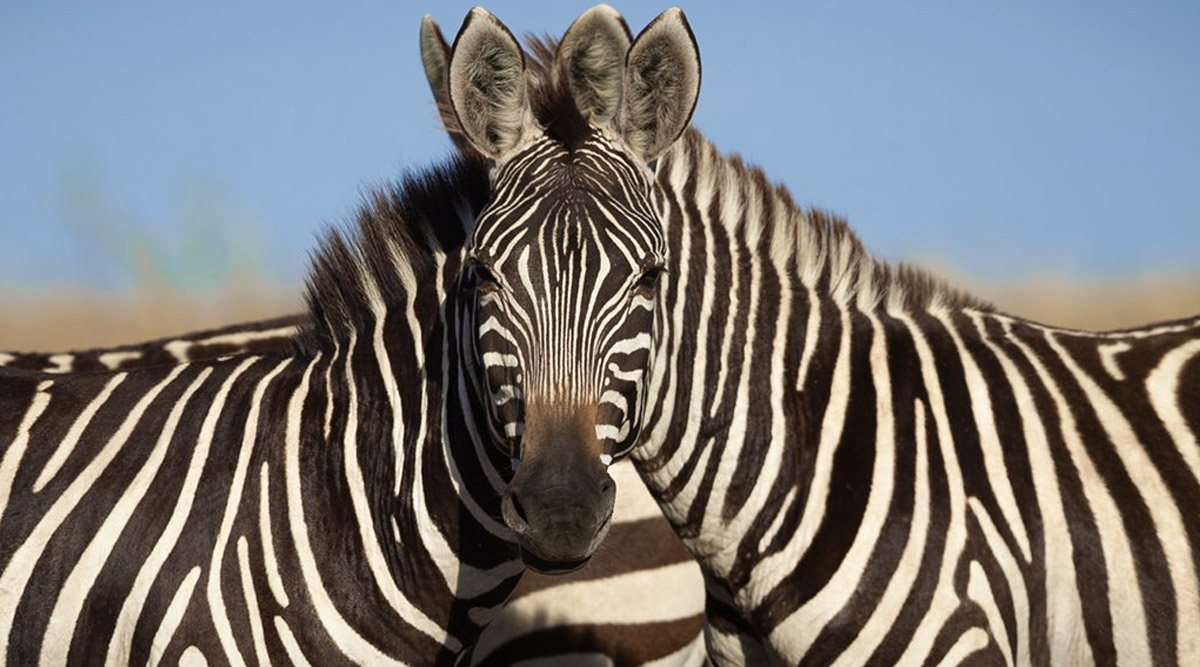
#> input picture rgb_example.png, 1200 x 667 px
$ python Processor.py rgb_example.png
#> lines starting #> are read from the running program, lines starting #| are printed output that depends on the picture
#> in check, img is the input picture: shape (667, 1200, 3) float32; mean R, G, B 0.484, 0.48, 0.481
### custom_classes.py
#!/usr/bin/python3

import numpy as np
import matplotlib.pyplot as plt
import sys
import os
from matplotlib.widgets import Button


class grayscale():
    '''
        class called when the processor input is a grayscale image, namely the image dimension is 2

        architecture:
            1. Initialize variables
                - apply fourier transform to the image
                - define constants
                - create a window containing subplots
                - create buttons in the window
            2. Define mouse events
                - mouse connection
                - detect mouse click
                - detect mouse release
                - update the Fourier spectrum and the processed image
            3. Define filters
                - Gaussian High Pass Filter
                - Gaussian Low Pass Filter
            4. Update, save figure, and exit the program:
                - image updated after every mouse event
                - save image if wanted
                - kills the program if wanted
    '''

    # [306 lines left out: functions __init__, undo, connect, click, release, update and 8 more, not called in this run]


class rgb():

    '''
        class called when the processor input is a RGB image, namely the image dimension is 3

        architecture:
            1. Initialize variables
                - apply fourier transform to the image
                - define constants
                - create a window containing subplots
                - create buttons in the window
            2. Define mouse events
                - mouse connection
                - detect mouse click
                - detect mouse release
                - update the Fourier spectrum and the processed image
            3. Define filters
                - Gaussian High Pass Filter
                - Gaussian Low Pass Filter
            4. Update, save figure, and exit the program:
                - image updated after every mouse event
                - save image if wanted
                - kills the program if wanted
    '''

    def __init__(self, image):
        '''
            initialize constants, create window and buttons, and fourier transform the image

            arg: image to be transformed, a 2D array
        '''

        self.img = image
        # flip image upside down to allow the origin be at lower left
        self.img = np.flipud(self.img)
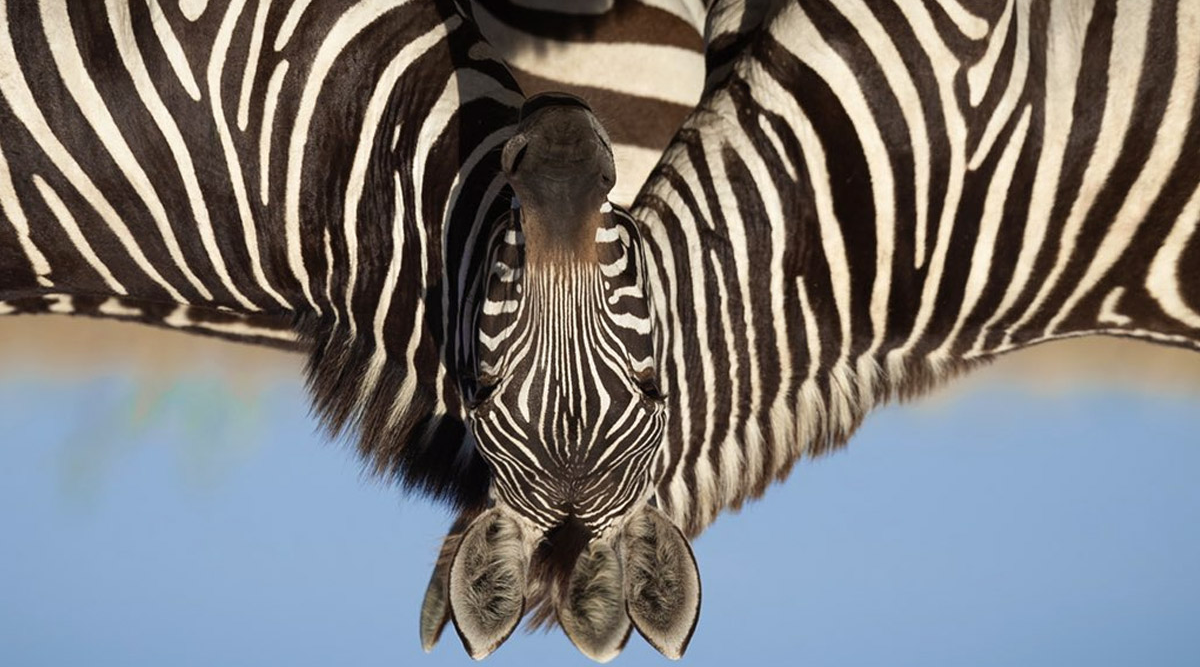
#> self.img: shape (667, 1200, 3) float32; mean R, G, B 0.484, 0.48, 0.48

        # apply fast fourier transform to R, G, B channels of the image
        # and shift the zero-frequency spectrum to the center to allow better comprehension
        self.spectrum = np.array([np.fft.fftshift(np.fft.fft2((self.img[:, :, 0]))),
                                  np.fft.fftshift(np.fft.fft2((self.img[:, :, 1]))),
                                  np.fft.fftshift(np.fft.fft2((self.img[:, :, 2])))])

        # inverse-shifting the R, G, B channels, stack them together
        # and apply inverse fourier transform to the spectrum
        self.transformedImg = np.dstack([np.fft.ifft2(np.fft.ifftshift(self.spectrum[0])),
                                         np.fft.ifft2(np.fft.ifftshift(self.spectrum[1])),
                                         np.fft.ifft2(np.fft.ifftshift(self.spectrum[2]))])

        # create a copy for the frequency spectrum to allow later restoration of spectrum
        self.copy = np.array([np.fft.fftshift(np.fft.fft2((self.img[:, :, 0]))),
                              np.fft.fftshift(np.fft.fft2((self.img[:, :, 1]))),
                              np.fft.fftshift(np.fft.fft2((self.img[:, :, 2])))])

        # initiate bounds, later used to alter the frequency spectrum array
        self.x1, self.y1 = 0, 0
        self.x2, self.y2 = 0, 0

        #constant used in Guassian filters, corresponds to the standard deviation of the Gaussian distribution
        self.C = 30

        #initiate saved figure name from 1
        self.figCount = 1

        # WINDOW
        #######################################################################################################

        # create a grid with 2 rows and 10 columns with specified width and height space to situate the figure
        grid = plt.GridSpec(2, 10, wspace=10, hspace=0.3)

        # create figure with specified figure size and title name
        self.fig = plt.figure(figsize=(15,9), num="RGB Image Processing")

        # put original image (ax1) at upper left, processed image (ax3) at upper right,
        # and frequency spectrum workspace (ax2) at bottom
        self.ax1 = plt.subplot(grid[0, :5])
        self.ax3 = plt.subplot(grid[0, 5:])
        self.ax2 = plt.subplot(grid[1, :8])
        #######################################################################################################


        #BUTTONS
        # create buttons on the figure and link them to the functions when clicked
        # customize buttons with axes[left, buttom, width, height]
        #######################################################################################################

        # UNDO button
        self.UNDO = Button(plt.axes([0.63, 0.37, 0.07, 0.063]), "Undo", hovercolor="greenyellow")
        self.UNDO.on_clicked(self.undo)

        # Low Pass Filter button
        self.GLP = Button(plt.axes([0.63, 0.30, 0.13, 0.063]), "Low Pass Filter", hovercolor="greenyellow")
        self.GLP.on_clicked(self.glp)

        # High Pass Filter button
        self.GHP = Button(plt.axes([0.63, 0.23, 0.13, 0.063]), "High Pass Filter", hovercolor="greenyellow")
        self.GHP.on_clicked(self.ghp)

        # SAVE button
        self.SAVE = Button(plt.axes([0.63, 0.16, 0.10, 0.063]), "Save Image", hovercolor="greenyellow")
        self.SAVE.on_clicked(self.saveFig)

        # EXIT button
        self.EXIT = Button(plt.axes([0.63, 0.09, 0.07, 0.063]), "Exit", color="red")
        self.EXIT.on_clicked(self.exit)
        #######################################################################################################

        # draw the initial image, spectrum, and processed image
        self.draw(self.img, self.spectrum[0], self.transformedImg)

        # establish connection between canvas and mouse events
        self.connect()

        plt.show()
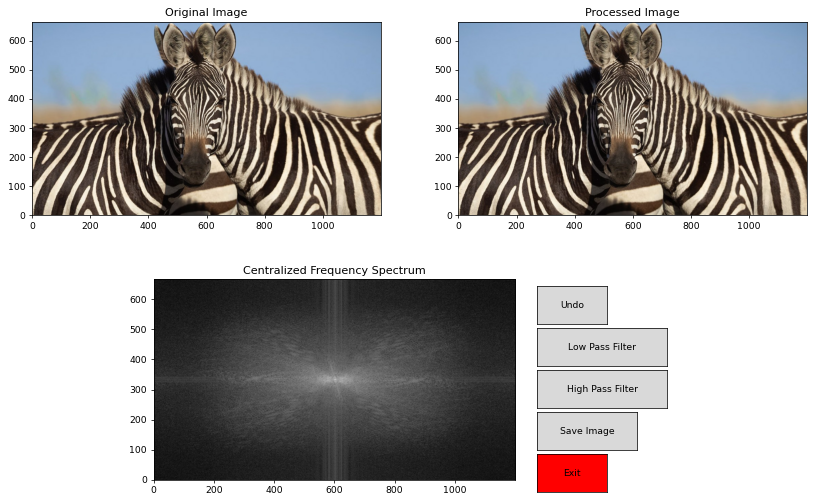
#> figure drawn by matplotlib, 3 panels

    # [18 lines left out: function undo, not called in this run]


    # MOUSE EVENTS
    #######################################################################################################

    def connect(self):
        '''
            establishing connection between mouse events and callback functions
        '''
        self.cidclick = self.fig.canvas.mpl_connect('button_press_event', self.click)
        self.cidrelease = self.fig.canvas.mpl_connect('button_release_event', self.release)

    # [136 lines left out: functions click, release, update, dist, glp, gaussianLowPassFilter and 2 more, not called in this run]
    #######################################################################################################

    def draw(self, image, transformed, newImage):
        '''
            draw the original image, frequency spectrum, and transfromed image
            args:
                image: the original image, a 2D array
                transformed: the frequency spectrum of the original image, a 2D array
                newImage: the transformed image, a 2D array
        '''

        # draw original image with origin at lower left
        self.ax1.imshow(image, origin="lower"), self.ax1.set_title("Original Image")

        # draw frequency spectrum with origin at lower left
        # (with absolute value to obtain the intensity and log scale to better visualize)
        self.ax2.imshow(np.log(1 + np.abs(transformed)), "gray", origin="lower"), self.ax2.set_title(
            "Centralized Frequency Spectrum")

        # draw transformed image image with origin at lower left
        # (with absolute value to obtain the intensity)
        self.ax3.imshow(np.abs(newImage), origin="lower"), self.ax3.set_title("Processed Image")

        # update the canvas
        self.fig.canvas.flush_events()
        self.fig.canvas.draw_idle()

        print("Image Updated.")
        print("##################################")

    # [35 lines left out: functions saveFig, exit, not called in this run]

### Processor.py
import custom_classes
import sys
import matplotlib.pyplot as plt


grayscale = custom_classes.grayscale
rgb = custom_classes.rgb

def check():
    '''
        check if any files are missing, and whether the user runs the program in the correct way
        return: input image, a 2D array
    '''

    # use pre-set figure, fontsize, style formatting
    try:
        plt.style.use('style.txt')
    except OSError:
        print("Style text file not found.", file=sys.stderr)
        sys.exit()

    # check if the number of command line arguments is correct, exit the program with error message if it is not
    if len(sys.argv) != 2:
        print(
            "Usage: interactive Fourier transform image processing of input image, works for both grayscale and RGB images.",
            file=sys.stderr)
        print("This program takes in image file name as argument.", file=sys.stderr)
        sys.exit()

    # check whether the image is a PNG file
    if sys.argv[1][-4:] != ".png":
        print("Image must be a PNG file", file=sys.stderr)
        sys.exit()

    # check if the image file exists, exit the program with error message if it does not exist
    try:
        img = plt.imread(sys.argv[1])
    except FileNotFoundError:
        print("Input image not found.", file=sys.stderr)
        sys.exit()

    return img


if __name__ == "__main__":

    img = check()

    print("Initiating Program ...")

    #construct grayscale class if the image is a grayscale image,
    #construct rgb class is the image is a rbg image
    if img.ndim == 2:
        window = grayscale(img)
    elif img.ndim == 3:
        window = rgb(img)
